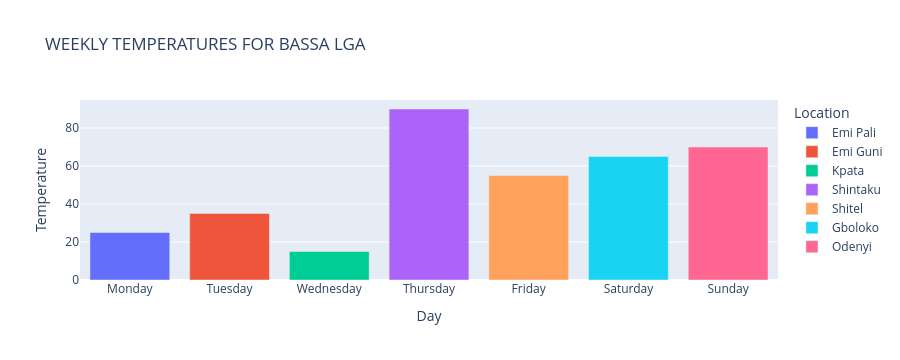

Write notebook code for a chart like this one.
### Code cell
import pandas as pd
import plotly.express as px
weekly_temps=pd.DataFrame({'Day':['Monday','Tuesday','Wednesday','Thursday','Friday','Saturday','Sunday'],
    'Temperature':[25,35,15,90,55,65,70],
    'Location':['Emi Pali','Emi Guni','Kpata','Shintaku','Shitel','Gboloko','Odenyi'] })
weekly_temps.head()
fig3=px.bar(data_frame=weekly_temps,
           x='Day',
           y='Temperature',
           color='Location',
           title='WEEKLY TEMPERATURES FOR BASSA LGA')
fig3.show()

### Figure 1 — Plotly figure (JSON) as saved in the notebook; plotly's stock layout.template omitted (floating-point values rounded to 4 significant figures)
{"data": [{"alignmentgroup": "True", "hovertemplate": "Location=Emi Pali<br>Day=%{x}<br>Temperature=%{y}<extra></extra>", "legendgroup": "Emi Pali", "marker": {"color": "#636efa", "pattern": {"shape": ""}}, "name": "Emi Pali", "offsetgroup": "Emi Pali", "orientation": "v", "showlegend": true, "textposition": "auto", "type": "bar", "x": ["Monday"], "xaxis": "x", "y": [25], "yaxis": "y"}, {"alignmentgroup": "True", "hovertemplate": "Location=Emi Guni<br>Day=%{x}<br>Temperature=%{y}<extra></extra>", "legendgroup": "Emi Guni", "marker": {"color": "#EF553B", "pattern": {"shape": ""}}, "name": "Emi Guni", "offsetgroup": "Emi Guni", "orientation": "v", "showlegend": true, "textposition": "auto", "type": "bar", "x": ["Tuesday"], "xaxis": "x", "y": [35], "yaxis": "y"}, {"alignmentgroup": "True", "hovertemplate": "Location=Kpata<br>Day=%{x}<br>Temperature=%{y}<extra></extra>", "legendgroup": "Kpata", "marker": {"color": "#00cc96", "pattern": {"shape": ""}}, "name": "Kpata", "offsetgroup": "Kpata", "orientation": "v", "showlegend": true, "textposition": "auto", "type": "bar", "x": ["Wednesday"], "xaxis": "x", "y": [15], "yaxis": "y"}, {"alignmentgroup": "True", "hovertemplate": "Location=Shintaku<br>Day=%{x}<br>Temperature=%{y}<extra></extra>", "legendgroup": "Shintaku", "marker": {"color": "#ab63fa", "pattern": {"shape": ""}}, "name": "Shintaku", "offsetgroup": "Shintaku", "orientation": "v", "showlegend": true, "textposition": "auto", "type": "bar", "x": ["Thursday"], "xaxis": "x", "y": [90], "yaxis": "y"}, {"alignmentgroup": "True", "hovertemplate": "Location=Shitel<br>Day=%{x}<br>Temperature=%{y}<extra></extra>", "legendgroup": "Shitel", "marker": {"color": "#FFA15A", "pattern": {"shape": ""}}, "name": "Shitel", "offsetgroup": "Shitel", "orientation": "v", "showlegend": true, "textposition": "auto", "type": "bar", "x": ["Friday"], "xaxis": "x", "y": [55], "yaxis": "y"}, {"alignmentgroup": "True", "hovertemplate": "Location=Gboloko<br>Day=%{x}<br>Temperature=%{y}<extra></extra>", "legendgroup": "Gboloko", "marker": {"color": "#19d3f3", "pattern": {"shape": ""}}, "name": "Gboloko", "offsetgroup": "Gboloko", "orientation": "v", "showlegend": true, "textposition": "auto", "type": "bar", "x": ["Saturday"], "xaxis": "x", "y": [65], "yaxis": "y"}, {"alignmentgroup": "True", "hovertemplate": "Location=Odenyi<br>Day=%{x}<br>Temperature=%{y}<extra></extra>", "legendgroup": "Odenyi", "marker": {"color": "#FF6692", "pattern": {"shape": ""}}, "name": "Odenyi", "offsetgroup": "Odenyi", "orientation": "v", "showlegend": true, "textposition": "auto", "type": "bar", "x": ["Sunday"], "xaxis": "x", "y": [70], "yaxis": "y"}], "layout": {"autosize": true, "barmode": "relative", "height": 360, "legend": {"title": {"text": "Location"}, "tracegroupgap": 0}, "title": {"text": "WEEKLY TEMPERATURES FOR BASSA LGA"}, "xaxis": {"anchor": "y", "autorange": true, "domain": [0, 1], "range": [-0.5, 6.5], "title": {"text": "Day"}, "type": "category"}, "yaxis": {"anchor": "x", "autorange": true, "domain": [0, 1], "range": [0, 94.74], "title": {"text": "Temperature"}, "type": "linear"}}}
